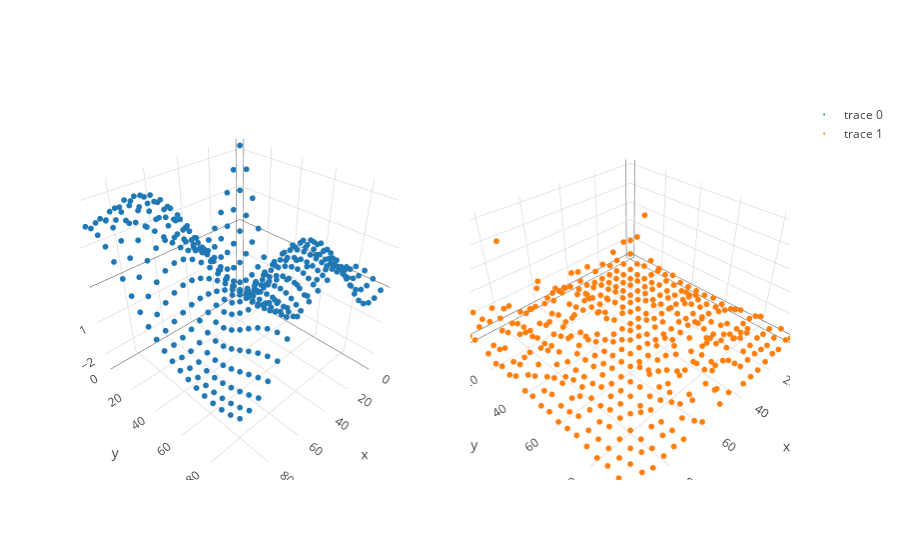

Write notebook code for a chart like this one.
### Markdown cell above
First, we simulate some data from a GP with an RBF kernel.

### Code cell
X = sim.sim_X_equispaced(D = 2, N_dim = 20, lower=0, upper=100)
f = sim.sim_f(X, RBF(30., 3., .1), mu = 0.)
y = sim.poisson_draw(f, 1.) 

trace_func = go.Scatter3d(x = X[:,0], y = X[:,1], z=f, mode = 'markers', marker=dict(size = 2,))
trace_draws = go.Scatter3d(x = X[:,0], y = X[:,1], z=y, mode = 'markers', marker=dict(size = 2,))
fig = tools.make_subplots(rows=1, cols=2, specs=[[{'is_3d': True}, {'is_3d': True}]])
fig.append_trace(trace_func, 1, 1)
fig.append_trace(trace_draws, 1, 2)
iplot(fig)

### Figure 1 — Plotly figure (JSON) as saved in the notebook; plotly's stock layout.template omitted (floating-point values rounded to 4 significant figures; data arrays with more than 128 entries replaced by an {"elided": "..."} marker saying what was removed)
{"data": [{"marker": {"size": 2}, "mode": "markers", "scene": "scene1", "type": "scatter3d", "x": {"elided": "400 int values"}, "y": {"elided": "400 int values"}, "z": {"elided": "400 float values"}}, {"marker": {"size": 2}, "mode": "markers", "scene": "scene2", "type": "scatter3d", "x": {"elided": "400 int values"}, "y": {"elided": "400 int values"}, "z": {"elided": "400 int values"}}], "layout": {"scene1": {"domain": {"x": [0, 0.45], "y": [0, 1]}}, "scene2": {"domain": {"x": [0.55, 1], "y": [0, 1]}}}}
